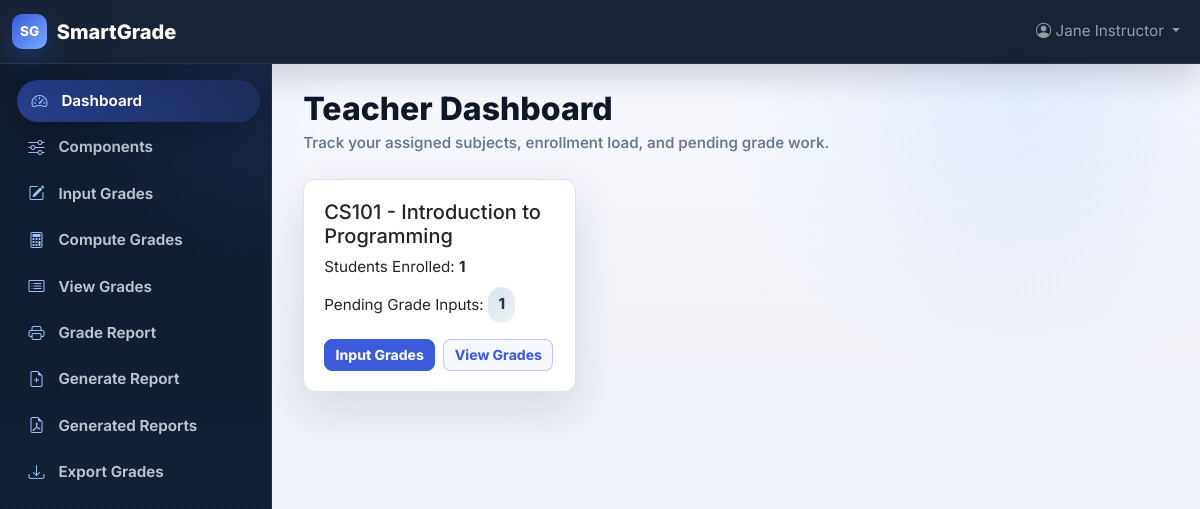
The page /teacher_dashboard.php (signed in) on the database its author committed.
### tables this page shows
CREATE TABLE IF NOT EXISTS subjects (
  id INT AUTO_INCREMENT PRIMARY KEY,
  code VARCHAR(20) NOT NULL UNIQUE,
  name VARCHAR(255) NOT NULL,
  units INT NOT NULL,
  teacher_id INT,
  created_at TIMESTAMP DEFAULT CURRENT_TIMESTAMP,
  archived_at TIMESTAMP NULL DEFAULT NULL,
  archived_by INT NULL,
  FOREIGN KEY (teacher_id) REFERENCES teachers(id) ON DELETE SET NULL,
  FOREIGN KEY (archived_by) REFERENCES users(id) ON DELETE SET NULL
);

### teacher_dashboard.php (the view, shortened to what this page needs)
<?php
require_once 'config.php';
$teacherUserId = $_SESSION['user']['id'] ?? ($_SESSION['user_id'] ?? 0);
$stmt = $pdo->prepare('SELECT id FROM teachers WHERE user_id=? AND archived_at IS NULL');
$stmt->execute([$teacherUserId]);
$teacherRow = $stmt->fetch();
$teacherId = $teacherRow['id'];
$subjects = $pdo->prepare('SELECT id, code, name FROM subjects WHERE teacher_id=? AND archived_at IS NULL ORDER BY code');
$subjects->execute([$teacherId]);
$subjects = $subjects->fetchAll();
$subjectStats = [];
foreach ($subjects as $sub) {
    $count = $pdo->prepare('SELECT COUNT(*) FROM enrollments e JOIN students s ON s.id=e.student_id WHERE e.subject_id=? AND e.status="Enrolled" AND e.archived_at IS NULL AND s.archived_at IS NULL');
    $count->execute([$sub['id']]);
    $studentsCount = $count->fetchColumn();
    $pending = $pdo->prepare('SELECT COUNT(*) FROM enrollments e
        LEFT JOIN final_grades fg ON fg.student_id=e.student_id
            AND fg.subject_id=e.subject_id
            AND fg.school_year=e.school_year
            AND fg.semester=e.semester
        JOIN students s ON s.id=e.student_id
        WHERE e.subject_id=? AND e.status="Enrolled" AND e.archived_at IS NULL AND s.archived_at IS NULL AND fg.id IS NULL');
    $pending->execute([$sub['id']]);
    $pendingCount = $pending->fetchColumn();
    $subjectStats[] = [
        'subject' => $sub,
        'studentsCount' => $studentsCount,
        'pending' => $pendingCount
    ];
}
require 'header.php';
?>
<div class="row">
    <?php if ($subjectStats): ?>
        <?php foreach ($subjectStats as $stat): ?>
            <div class="col-md-4 mb-4">
                <div class="card h-100">
                    <div class="card-body">
                        <h5 class="card-title">
                            <?= htmlspecialchars($stat['subject']['code']) ?> - <?= htmlspecialchars($stat['subject']['name']) ?>
                        </h5>
                        <p class="card-text mb-2">Students Enrolled: <strong><?= $stat['studentsCount'] ?></strong></p>
                        <p class="card-text mb-3">Pending Grade Inputs: <span class="<?= sg_badge_class($stat['pending'] > 0 ? 'Pending' : 'Passed') ?>"><?= $stat['pending'] ?></span></p>
                        <div class="d-flex flex-wrap gap-2">
                            <a href="input_grades.php?subject_id=<?= $stat['subject']['id'] ?>" class="btn btn-primary btn-sm">Input Grades</a>
                            <a href="view_all_grades.php?subject_id=<?= $stat['subject']['id'] ?>" class="btn btn-outline-primary btn-sm">View Grades</a>
                        </div>
                    </div>
                </div>
            </div>
        <?php endforeach; ?>
    <?php else: ?>
        <p>No subjects assigned.</p>
    <?php endif; ?>
</div>
<?php require 'footer.php'; ?>

### smartgrade-styles.css (style rules this page uses)
:root { --sg-bg: #f1f3f9; --sg-surface: #ffffff; --sg-sidebar: #0f1b2d; --sg-sidebar-2: #15233a; --sg-text: #182338; --sg-muted: #66758f; --sg-primary: #3b5bdb; --sg-primary-dark: #2f4cc4; --sg-success: #2f9e44; --sg-warning: #e67700; --sg-danger: #c92a2a; --sg-info: #1971c2; --sg-border: #dbe4ef; --sg-shadow-sm: 0 12px 30px rgba(15, 23, 42, 0.06); --sg-shadow: 0 18px 45px rgba(22, 32, 58, 0.12); --sg-shadow-lg: 0 24px 60px rgba(15, 23, 42, 0.12); --sg-card-radius: 12px; --sg-control-radius: 8px; --sg-font-family: "Inter", ui-sans-serif, system-ui, -apple-system, BlinkMacSystemFont, "Segoe UI", sans-serif; }
* { box-sizing: border-box; }
body { min-height: 100vh; margin: 0; color: var(--sg-text); font-family: var(--sg-font-family); letter-spacing: 0; }
body.sg-app { background: radial-gradient(circle at top left, rgba(59, 91, 219, 0.12), transparent 22rem), radial-gradient(circle at 85% 12%, rgba(104, 166, 255, 0.12), transparent 18rem), linear-gradient(180deg, #f8faff 0%, var(--sg-bg) 40%, #eef2fb 100%); font-size: 0.95rem; opacity: 0; animation: sg-page-fade 0.45s ease forwards; }
a { color: var(--sg-primary); }
.card { border: 1px solid var(--sg-border); border-radius: var(--sg-card-radius); box-shadow: var(--sg-shadow); }
.card-body { padding: 1.25rem; overflow-x: auto; }
.btn { min-height: 2.35rem; border-radius: var(--sg-control-radius); font-weight: 750; letter-spacing: 0; }
.btn-sm { min-height: 2rem; padding-inline: 0.65rem; }
.btn-primary { background: var(--sg-primary); border-color: var(--sg-primary); }
.btn-outline-primary { color: var(--sg-primary); border-color: rgba(59, 91, 219, 0.3); background: rgba(59, 91, 219, 0.04); }
.sg-badge, .badge { display: inline-flex; align-items: center; justify-content: center; gap: 0.35rem; border-radius: 999px; padding: 0.42rem 0.65rem; font-weight: 750; }
.sg-badge-pending, .bg-secondary { color: #24364f; background: linear-gradient(135deg, #dbe4ef, #edf2f7) !important; }

### rows shown on the page
subjects: code "CS101", name "Introduction to Programming", studentsCount "1", pending "1"

### other values the page prints
$userName "Jane Instructor"
$item['label'] "Dashboard"
$item['label'] "Components"
$item['label'] "Input Grades"
$item['label'] "Compute Grades"
$item['label'] "View Grades"
$item['label'] "Grade Report"
$item['label'] "Generate Report"
$item['label'] "Generated Reports"
$item['label'] "Export Grades"
$title "Teacher Dashboard"
$subtitle "Track your assigned subjects, enrollment load, and pending grade work."
